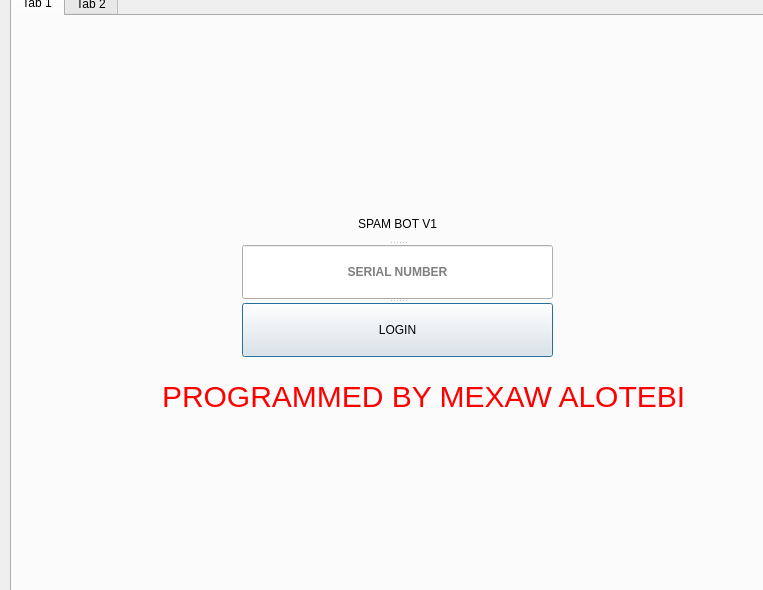
<?xml version="1.0" encoding="UTF-8"?>
<ui version="4.0">
 <class>Dialog</class>
 <widget class="QDialog" name="Dialog">
  <property name="geometry">
   <rect>
    <x>0</x>
    <y>0</y>
    <width>763</width>
    <height>590</height>
   </rect>
  </property>
  <property name="windowTitle">
   <string>Dialog</string>
  </property>
  <property name="styleSheet">
   <string notr="true">/*
 * The MIT License (MIT)
 *
 * Copyright (c) &lt;2013-2014&gt; &lt;Colin Duquesnoy&gt;
 *
 * Permission is hereby granted, free of charge, to any person obtaining a copy
 * of this software and associated documentation files (the &quot;Software&quot;), to deal
 * in the Software without restriction, including without limitation the rights
 * to use, copy, modify, merge, publish, distribute, sublicense, and/or sell
 * copies of the Software, and to permit persons to whom the Software is
 * furnished to do so, subject to the following conditions:

 * The above copyright notice and this permission notice shall be included in
 * all copies or substantial portions of the Software.

 * THE SOFTWARE IS PROVIDED &quot;AS IS&quot;, WITHOUT WARRANTY OF ANY KIND, EXPRESS OR
 * IMPLIED, INCLUDING BUT NOT LIMITED TO THE WARRANTIES OF MERCHANTABILITY,
 * FITNESS FOR A PARTICULAR PURPOSE AND NONINFRINGEMENT. IN NO EVENT SHALL THE
 * AUTHORS OR COPYRIGHT HOLDERS BE LIABLE FOR ANY CLAIM, DAMAGES OR OTHER
 * LIABILITY, WHETHER IN AN ACTION OF CONTRACT, TORT OR OTHERWISE, ARISING FROM,
 * OUT OF OR IN CONNECTION WITH THE SOFTWARE OR THE USE OR OTHER DEALINGS IN
 * THE SOFTWARE.
 */

QProgressBar:horizontal {
    border: 1px solid #3A3939;
    text-align: center;
    padding: 1px;
    background: #201F1F;
}
QProgressBar::chunk:horizontal {
    background-color: qlineargradient(spread:reflect, x1:1, y1:0.545, x2:1, y2:0, stop:0 rgba(28, 66, 111, 255), stop:1 rgba(37, 87, 146, 255));
}

QToolTip
{
    border: 1px solid #3A3939;
    background-color: rgb(90, 102, 117);;
    color: white;
    padding: 1px;
    opacity: 200;
}

QWidget
{
    color: silver;
    background-color: #302F2F;
    selection-background-color:#3d8ec9;
    selection-color: black;
    background-clip: border;
    border-image: none;
    outline: 0;
}

QWidget:item:hover
{
    background-color: #78879b;
    color: black;
}

QWidget:item:selected
{
    background-color: #3d8ec9;
}

QCheckBox
{
    spacing: 5px;
    outline: none;
    color: #bbb;
    margin-bottom: 2px;
}

QCheckBox:disabled
{
    color: #777777;
}
QCheckBox::indicator,
QGroupBox::indicator
{
    width: 18px;
    height: 18px;
}
QGroupBox::indicator
{
    margin-left: 2px;
}

QCheckBox::indicator:unchecked,
QCheckBox::indicator:unchecked:hover,
QGroupBox::indicator:unchecked,
QGroupBox::indicator:unchecked:hover
{
    image: url(:/dark_blue/img/checkbox_unchecked.png);
}

QCheckBox::indicator:unchecked:focus,
QCheckBox::indicator:unchecked:pressed,
QGroupBox::indicator:unchecked:focus,
QGroupBox::indicator:unchecked:pressed
{
  border: none;
    image: url(:/dark_blue/img/checkbox_unchecked_focus.png);
}

QCheckBox::indicator:checked,
QCheckBox::indicator:checked:hover,
QGroupBox::indicator:checked,
QGroupBox::indicator:checked:hover
{
    image: url(:/dark_blue/img/checkbox_checked.png);
}

QCheckBox::indicator:checked:focus,
QCheckBox::indicator:checked:pressed,
QGroupBox::indicator:checked:focus,
QGroupBox::indicator:checked:pressed
{
  border: none;
    image: url(:/dark_blue/img/checkbox_checked_focus.png);
}

QCheckBox::indicator:indeterminate,
QCheckBox::indicator:indeterminate:hover,
QCheckBox::indicator:indeterminate:pressed
QGroupBox::indicator:indeterminate,
QGroupBox::indicator:indeterminate:hover,
QGroupBox::indicator:indeterminate:pressed
{
    image: url(:/dark_blue/img/checkbox_indeterminate.png);
}

QCheckBox::indicator:indeterminate:focus,
QGroupBox::indicator:indeterminate:focus
{
    image: url(:/dark_blue/img/checkbox_indeterminate_focus.png);
}

QCheckBox::indicator:checked:disabled,
QGroupBox::indicator:checked:disabled
{
    image: url(:/dark_blue/img/checkbox_checked_disabled.png);
}

QCheckBox::indicator:unchecked:disabled,
QGroupBox::indicator:unchecked:disabled
{
    image: url(:/dark_blue/img/checkbox_unchecked_disabled.png);
}




QMenuBar
{
    background-color: #302F2F;
    color: silver;
}

QMenuBar::item
{
    background: transparent;
}

QMenuBar::item:selected
{
    background: transparent;
    border: 1px solid #3A3939;
}

QMenuBar::item:pressed
{
    border: 1px solid #3A3939;
    background-color: #3d8ec9;
    color: black;
    margin-bottom:-1px;
    padding-bottom:1px;
}

QMenu
{
    border: 1px solid #3A3939;
    color: silver;
    margin: 1px;
}

QMenu::icon
{
    margin: 1px;
}

QMenu::item
{
    padding: 2px 2px 2px 25px;
    margin-left: 5px;
    border: 1px solid transparent; /* reserve space for selection border */
}

QMenu::item:selected
{
    color: black;
}

QMenu::separator {
    height: 2px;
    background: lightblue;
    margin-left: 10px;
    margin-right: 5px;
}

QMenu::indicator {
    width: 16px;
    height: 16px;
}

/* non-exclusive indicator = check box style indicator
   (see QActionGroup::setExclusive) */
QMenu::indicator:non-exclusive:unchecked {
    image: url(:/dark_blue/img/checkbox_unchecked.png);
}

QMenu::indicator:non-exclusive:unchecked:selected {
    image: url(:/dark_blue/img/checkbox_unchecked_disabled.png);
}

QMenu::indicator:non-exclusive:checked {
    image: url(:/dark_blue/img/checkbox_checked.png);
}

QMenu::indicator:non-exclusive:checked:selected {
    image: url(:/dark_blue/img/checkbox_checked_disabled.png);
}

/* exclusive indicator = radio button style indicator (see QActionGroup::setExclusive) */
QMenu::indicator:exclusive:unchecked {
    image: url(:/dark_blue/img/radio_unchecked.png);
}

QMenu::indicator:exclusive:unchecked:selected {
    image: url(:/dark_blue/img/radio_unchecked_disabled.png);
}

QMenu::indicator:exclusive:checked {
    image: url(:/dark_blue/img/radio_checked.png);
}

QMenu::indicator:exclusive:checked:selected {
    image: url(:/dark_blue/img/radio_checked_disabled.png);
}

QMenu::right-arrow {
    margin: 5px;
    image: url(:/dark_blue/img/right_arrow.png)
}


QWidget:disabled
{
    color: #808080;
    background-color: #302F2F;
}

QAbstractItemView
{
    alternate-background-color: #3A3939;
    color: silver;
    border: 1px solid 3A3939;
    border-radius: 2px;
    padding: 1px;
}

QWidget:focus, QMenuBar:focus
{
    border: 1px solid #78879b;
}

QTabWidget:focus, QCheckBox:focus, QRadioButton:focus, QSlider:focus
{
    border: none;
}

QLineEdit
{
    background-color: #201F1F;
    padding: 2px;
    border-style: solid;
    border: 1px solid #3A3939;
    border-radius: 2px;
    color: silver;
}

QGroupBox {
    border:1px solid #3A3939;
    border-radius: 2px;
    margin-top: 20px;
    background-color: #302F2F;
    color: silver;
}

QGroupBox::title {
    subcontrol-origin: margin;
    subcontrol-position: top center;
    padding-left: 10px;
    padding-right: 10px;
    padding-top: 10px;
}

QAbstractScrollArea
{
    border-radius: 2px;
    border: 1px solid #3A3939;
    background-color: transparent;
}

QScrollBar:horizontal
{
    height: 15px;
    margin: 3px 15px 3px 15px;
    border: 1px transparent #2A2929;
    border-radius: 4px;
    background-color: #2A2929;
}

QScrollBar::handle:horizontal
{
    background-color: #605F5F;
    min-width: 5px;
    border-radius: 4px;
}

QScrollBar::add-line:horizontal
{
    margin: 0px 3px 0px 3px;
    border-image: url(:/dark_blue/img/right_arrow_disabled.png);
    width: 10px;
    height: 10px;
    subcontrol-position: right;
    subcontrol-origin: margin;
}

QScrollBar::sub-line:horizontal
{
    margin: 0px 3px 0px 3px;
    border-image: url(:/dark_blue/img/left_arrow_disabled.png);
    height: 10px;
    width: 10px;
    subcontrol-position: left;
    subcontrol-origin: margin;
}

QScrollBar::add-line:horizontal:hover,QScrollBar::add-line:horizontal:on
{
    border-image: url(:/dark_blue/img/right_arrow.png);
    height: 10px;
    width: 10px;
    subcontrol-position: right;
    subcontrol-origin: margin;
}


QScrollBar::sub-line:horizontal:hover, QScrollBar::sub-line:horizontal:on
{
    border-image: url(:/dark_blue/img/left_arrow.png);
    height: 10px;
    width: 10px;
    subcontrol-position: left;
    subcontrol-origin: margin;
}

QScrollBar::up-arrow:horizontal, QScrollBar::down-arrow:horizontal
{
    background: none;
}


QScrollBar::add-page:horizontal, QScrollBar::sub-page:horizontal
{
    background: none;
}

QScrollBar:vertical
{
    background-color: #2A2929;
    width: 15px;
    margin: 15px 3px 15px 3px;
    border: 1px transparent #2A2929;
    border-radius: 4px;
}

QScrollBar::handle:vertical
{
    background-color: #605F5F;
    min-height: 5px;
    border-radius: 4px;
}

QScrollBar::sub-line:vertical
{
    margin: 3px 0px 3px 0px;
    border-image: url(:/dark_blue/img/up_arrow_disabled.png);
    height: 10px;
    width: 10px;
    subcontrol-position: top;
    subcontrol-origin: margin;
}

QScrollBar::add-line:vertical
{
    margin: 3px 0px 3px 0px;
    border-image: url(:/dark_blue/img/down_arrow_disabled.png);
    height: 10px;
    width: 10px;
    subcontrol-position: bottom;
    subcontrol-origin: margin;
}

QScrollBar::sub-line:vertical:hover,QScrollBar::sub-line:vertical:on
{

    border-image: url(:/dark_blue/img/up_arrow.png);
    height: 10px;
    width: 10px;
    subcontrol-position: top;
    subcontrol-origin: margin;
}


QScrollBar::add-line:vertical:hover, QScrollBar::add-line:vertical:on
{
    border-image: url(:/dark_blue/img/down_arrow.png);
    height: 10px;
    width: 10px;
    subcontrol-position: bottom;
    subcontrol-origin: margin;
}

QScrollBar::up-arrow:vertical, QScrollBar::down-arrow:vertical
{
    background: none;
}


QScrollBar::add-page:vertical, QScrollBar::sub-page:vertical
{
    background: none;
}

QTextEdit
{
    background-color: #201F1F;
    color: silver;
    border: 1px solid #3A3939;
}

QPlainTextEdit
{
    background-color: #201F1F;;
    color: silver;
    border-radius: 2px;
    border: 1px solid #3A3939;
}

QHeaderView::section
{
    background-color: #3A3939;
    color: silver;
    padding-left: 4px;
    border: 1px solid #6c6c6c;
}

QSizeGrip {
    image: url(:/dark_blue/img/sizegrip.png);
    width: 12px;
    height: 12px;
}

QMainWindow
{
    background-color: #302F2F;

}

QMainWindow::separator
{
    background-color: #302F2F;
    color: white;
    padding-left: 4px;
    spacing: 2px;
    border: 1px dashed #3A3939;
}

QMainWindow::separator:hover
{

    background-color: #787876;
    color: white;
    padding-left: 4px;
    border: 1px solid #3A3939;
    spacing: 2px;
}


QMenu::separator
{
    height: 1px;
    background-color: #3A3939;
    color: white;
    padding-left: 4px;
    margin-left: 10px;
    margin-right: 5px;
}


QFrame
{
    border-radius: 2px;
    border: 1px solid #444;
}

QFrame[frameShape=&quot;0&quot;]
{
    border-radius: 2px;
    border: 1px transparent #444;
}

QStackedWidget
{
    background-color: #302F2F;
    border: 1px transparent black;
}

QToolBar {
    border: 1px transparent #393838;
    background: 1px solid #302F2F;
    font-weight: bold;
}

QToolBar::handle:horizontal {
    image: url(:/dark_blue/img/Hmovetoolbar.png);
}
QToolBar::handle:vertical {
    image: url(:/dark_blue/img/Vmovetoolbar.png);
}
QToolBar::separator:horizontal {
    image: url(:/dark_blue/img/Hsepartoolbar.png);
}
QToolBar::separator:vertical {
    image: url(:/dark_blue/img/Vsepartoolbars.png);
}

QPushButton
{
    color: silver;
    background-color: #302F2F;
    border-width: 2px;
    border-color: #4A4949;
    border-style: solid;
    padding-top: 2px;
    padding-bottom: 2px;
    padding-left: 10px;
    padding-right: 10px;
    border-radius: 4px;
    /* outline: none; */
    /* min-width: 40px; */
}

QPushButton:disabled
{
    background-color: #302F2F;
    border-width: 2px;
    border-color: #3A3939;
    border-style: solid;
    padding-top: 2px;
    padding-bottom: 2px;
    padding-left: 10px;
    padding-right: 10px;
    /*border-radius: 2px;*/
    color: #808080;
}

QPushButton:focus {
    background-color: #3d8ec9;
    color: white;
}

QComboBox
{
    selection-background-color: #3d8ec9;
    background-color: #201F1F;
    border-style: solid;
    border: 1px solid #3A3939;
    border-radius: 2px;
    padding: 2px;
    min-width: 75px;
}

QPushButton:checked{
    background-color: #4A4949;
    border-color: #6A6969;
}

QPushButton:hover {
    border: 2px solid #78879b;
    color: silver;
}

QComboBox:hover, QAbstractSpinBox:hover,QLineEdit:hover,QTextEdit:hover,QPlainTextEdit:hover,QAbstractView:hover,QTreeView:hover
{
    border: 1px solid #78879b;
    color: silver;
}

QComboBox:on
{
    background-color: #626873;
    padding-top: 3px;
    padding-left: 4px;
    selection-background-color: #4a4a4a;
}

QComboBox QAbstractItemView
{
    background-color: #201F1F;
    border-radius: 2px;
    border: 1px solid #444;
    selection-background-color: #3d8ec9;
    color: silver;
}

QComboBox::drop-down
{
    subcontrol-origin: padding;
    subcontrol-position: top right;
    width: 15px;

    border-left-width: 0px;
    border-left-color: darkgray;
    border-left-style: solid;
    border-top-right-radius: 3px;
    border-bottom-right-radius: 3px;
}

QComboBox::down-arrow
{
    image: url(:/dark_blue/img/down_arrow_disabled.png);
}

QComboBox::down-arrow:on, QComboBox::down-arrow:hover,
QComboBox::down-arrow:focus
{
    image: url(:/dark_blue/img/down_arrow.png);
}

QPushButton:pressed
{
    background-color: #484846;
}

QAbstractSpinBox {
    padding-top: 2px;
    padding-bottom: 2px;
    border: 1px solid #3A3939;
    background-color: #201F1F;
    color: silver;
    border-radius: 2px;
    min-width: 75px;
}

QAbstractSpinBox:up-button
{
    background-color: transparent;
    subcontrol-origin: border;
    subcontrol-position: top right;
}

QAbstractSpinBox:down-button
{
    background-color: transparent;
    subcontrol-origin: border;
    subcontrol-position: bottom right;
}

QAbstractSpinBox::up-arrow,QAbstractSpinBox::up-arrow:disabled,QAbstractSpinBox::up-arrow:off {
    image: url(:/dark_blue/img/up_arrow_disabled.png);
    width: 10px;
    height: 10px;
}
QAbstractSpinBox::up-arrow:hover
{
    image: url(:/dark_blue/img/up_arrow.png);
}


QAbstractSpinBox::down-arrow,QAbstractSpinBox::down-arrow:disabled,QAbstractSpinBox::down-arrow:off
{
    image: url(:/dark_blue/img/down_arrow_disabled.png);
    width: 10px;
    height: 10px;
}
QAbstractSpinBox::down-arrow:hover
{
    image: url(:/dark_blue/img/down_arrow.png);
}


QLabel
{
    border: 0px solid black;
}

QTabWidget{
    border: 1px transparent black;
}

QTabWidget::pane {
    border: 1px solid #444;
    border-radius: 3px;
    padding: 3px;
}

QTabBar
{
    qproperty-drawBase: 0;
    left: 5px; /* move to the right by 5px */
}

QTabBar:focus
{
    border: 0px transparent black;
}

QTabBar::close-button  {
    image: url(:/dark_blue/img/close.png);
    background: transparent;
}

QTabBar::close-button:hover
{
    image: url(:/dark_blue/img/close-hover.png);
    background: transparent;
}

QTabBar::close-button:pressed {
    image: url(:/dark_blue/img/close-pressed.png);
    background: transparent;
}

/* TOP TABS */
QTabBar::tab:top {
    color: #b1b1b1;
    border: 1px solid #4A4949;
    border-bottom: 1px transparent black;
    background-color: #302F2F;
    padding: 5px;
    border-top-left-radius: 2px;
    border-top-right-radius: 2px;
}

QTabBar::tab:top:!selected
{
    color: #b1b1b1;
    background-color: #201F1F;
    border: 1px transparent #4A4949;
    border-bottom: 1px transparent #4A4949;
    border-top-left-radius: 0px;
    border-top-right-radius: 0px;
}

QTabBar::tab:top:!selected:hover {
    background-color: #48576b;
}

/* BOTTOM TABS */
QTabBar::tab:bottom {
    color: #b1b1b1;
    border: 1px solid #4A4949;
    border-top: 1px transparent black;
    background-color: #302F2F;
    padding: 5px;
    border-bottom-left-radius: 2px;
    border-bottom-right-radius: 2px;
}

QTabBar::tab:bottom:!selected
{
    color: #b1b1b1;
    background-color: #201F1F;
    border: 1px transparent #4A4949;
    border-top: 1px transparent #4A4949;
    border-bottom-left-radius: 0px;
    border-bottom-right-radius: 0px;
}

QTabBar::tab:bottom:!selected:hover {
    background-color: #78879b;
}

/* LEFT TABS */
QTabBar::tab:left {
    color: #b1b1b1;
    border: 1px solid #4A4949;
    border-left: 1px transparent black;
    background-color: #302F2F;
    padding: 5px;
    border-top-right-radius: 2px;
    border-bottom-right-radius: 2px;
}

QTabBar::tab:left:!selected
{
    color: #b1b1b1;
    background-color: #201F1F;
    border: 1px transparent #4A4949;
    border-right: 1px transparent #4A4949;
    border-top-right-radius: 0px;
    border-bottom-right-radius: 0px;
}

QTabBar::tab:left:!selected:hover {
    background-color: #48576b;
}


/* RIGHT TABS */
QTabBar::tab:right {
    color: #b1b1b1;
    border: 1px solid #4A4949;
    border-right: 1px transparent black;
    background-color: #302F2F;
    padding: 5px;
    border-top-left-radius: 2px;
    border-bottom-left-radius: 2px;
}

QTabBar::tab:right:!selected
{
    color: #b1b1b1;
    background-color: #201F1F;
    border: 1px transparent #4A4949;
    border-right: 1px transparent #4A4949;
    border-top-left-radius: 0px;
    border-bottom-left-radius: 0px;
}

QTabBar::tab:right:!selected:hover {
    background-color: #48576b;
}

QTabBar QToolButton::right-arrow:enabled {
     image: url(:/dark_blue/img/right_arrow.png);
 }

 QTabBar QToolButton::left-arrow:enabled {
     image: url(:/dark_blue/img/left_arrow.png);
 }

QTabBar QToolButton::right-arrow:disabled {
     image: url(:/dark_blue/img/right_arrow_disabled.png);
 }

 QTabBar QToolButton::left-arrow:disabled {
     image: url(:/dark_blue/img/left_arrow_disabled.png);
 }


QDockWidget {
    border: 1px solid #403F3F;
    titlebar-close-icon: url(:/dark_blue/img/close.png);
    titlebar-normal-icon: url(:/dark_blue/img/undock.png);
}

QDockWidget::close-button, QDockWidget::float-button {
    border: 1px solid transparent;
    border-radius: 2px;
    background: transparent;
}

QDockWidget::close-button:hover, QDockWidget::float-button:hover {
    background: rgba(255, 255, 255, 10);
}

QDockWidget::close-button:pressed, QDockWidget::float-button:pressed {
    padding: 1px -1px -1px 1px;
    background: rgba(255, 255, 255, 10);
}

QTreeView, QListView, QTextBrowser, AtLineEdit, AtLineEdit::hover {
    border: 1px solid #444;
    background-color: silver;
    border-radius: 3px;
    margin-left: 3px;
    color: black;
}

QTreeView:branch:selected, QTreeView:branch:hover {
    background: url(:/dark_blue/img/transparent.png);
}

QTreeView::branch:has-siblings:!adjoins-item {
    border-image: url(:/dark_blue/img/transparent.png);
}

QTreeView::branch:has-siblings:adjoins-item {
    border-image: url(:/dark_blue/img/transparent.png);
}

QTreeView::branch:!has-children:!has-siblings:adjoins-item {
    border-image: url(:/dark_blue/img/transparent.png);
}

QTreeView::branch:has-children:!has-siblings:closed,
QTreeView::branch:closed:has-children:has-siblings {
    image: url(:/dark_blue/img/branch_closed.png);
}

QTreeView::branch:open:has-children:!has-siblings,
QTreeView::branch:open:has-children:has-siblings  {
    image: url(:/dark_blue/img/branch_open.png);
}

QTreeView::branch:has-children:!has-siblings:closed:hover,
QTreeView::branch:closed:has-children:has-siblings:hover {
    image: url(:/dark_blue/img/branch_closed-on.png);
    }

QTreeView::branch:open:has-children:!has-siblings:hover,
QTreeView::branch:open:has-children:has-siblings:hover  {
    image: url(:/dark_blue/img/branch_open-on.png);
    }

QListView::item:!selected:hover, QListView::item:!selected:hover, QTreeView::item:!selected:hover  {
    background: rgba(0, 0, 0, 0);
    outline: 0;
    color: #FFFFFF
}

QListView::item:selected:hover, QListView::item:selected:hover, QTreeView::item:selected:hover  {
    background: #3d8ec9;
    color: #FFFFFF;
}

QSlider::groove:horizontal {
    border: 1px solid #3A3939;
    height: 8px;
    background: #201F1F;
    margin: 2px 0;
    border-radius: 2px;
}

QSlider::handle:horizontal {
    background: QLinearGradient( x1: 0, y1: 0, x2: 0, y2: 1,
      stop: 0.0 silver, stop: 0.2 #a8a8a8, stop: 1 #727272);
    border: 1px solid #3A3939;
    width: 14px;
    height: 14px;
    margin: -4px 0;
    border-radius: 2px;
}

QSlider::groove:vertical {
    border: 1px solid #3A3939;
    width: 8px;
    background: #201F1F;
    margin: 0 0px;
    border-radius: 2px;
}

QSlider::handle:vertical {
    background: QLinearGradient( x1: 0, y1: 0, x2: 0, y2: 1, stop: 0.0 silver,
    stop: 0.2 #a8a8a8, stop: 1 #727272);
    border: 1px solid #3A3939;
    width: 14px;
    height: 14px;
    margin: 0 -4px;
    border-radius: 2px;
}

QToolButton {
    /*  background-color: transparent; */
    border: 2px transparent #4A4949;
    border-radius: 4px;
    background-color: dimgray;
    margin: 2px;
    padding: 2px;
}

QToolButton[popupMode=&quot;1&quot;] { /* only for MenuButtonPopup */
 padding-right: 20px; /* make way for the popup button */
 border: 2px transparent #4A4949;
 border-radius: 4px;
}

QToolButton[popupMode=&quot;2&quot;] { /* only for InstantPopup */
 padding-right: 10px; /* make way for the popup button */
 border: 2px transparent #4A4949;
}


QToolButton:hover, QToolButton::menu-button:hover {
    border: 2px solid #78879b;
}

QToolButton:checked, QToolButton:pressed,
    QToolButton::menu-button:pressed {
    background-color: #4A4949;
    border: 2px solid #78879b;
}

/* the subcontrol below is used only in the InstantPopup or DelayedPopup mode */
QToolButton::menu-indicator {
    image: url(:/dark_blue/img/down_arrow.png);
    top: -7px; left: -2px; /* shift it a bit */
}

/* the subcontrols below are used only in the MenuButtonPopup mode */
QToolButton::menu-button {
    border: 1px transparent #4A4949;
    border-top-right-radius: 6px;
    border-bottom-right-radius: 6px;
    /* 16px width + 4px for border = 20px allocated above */
    width: 16px;
    outline: none;
}

QToolButton::menu-arrow {
    image: url(:/dark_blue/img/down_arrow.png);
}

QToolButton::menu-arrow:open {
    top: 1px; left: 1px; /* shift it a bit */
    border: 1px solid #3A3939;
}

QPushButton::menu-indicator  {
    subcontrol-origin: padding;
    subcontrol-position: bottom right;
    left: 4px;
}

QTableView
{
    border: 1px solid #444;
    gridline-color: #6c6c6c;
    background-color: #201F1F;
}


QTableView, QHeaderView
{
    border-radius: 0px;
}

QTableView::item:pressed, QListView::item:pressed, QTreeView::item:pressed  {
    background: #78879b;
    color: #FFFFFF;
}

QTableView::item:selected:active, QTreeView::item:selected:active, QListView::item:selected:active  {
    background: #3d8ec9;
    color: #FFFFFF;
}


QHeaderView
{
    border: 1px transparent;
    border-radius: 2px;
    margin: 0px;
    padding: 0px;
}

QHeaderView::section  {
    background-color: #3A3939;
    color: silver;
    padding: 4px;
    border: 1px solid #6c6c6c;
    border-radius: 0px;
    text-align: center;
}

QHeaderView::section::vertical::first, QHeaderView::section::vertical::only-one
{
    border-top: 1px solid #6c6c6c;
}

QHeaderView::section::vertical
{
    border-top: transparent;
}

QHeaderView::section::horizontal::first, QHeaderView::section::horizontal::only-one
{
    border-left: 1px solid #6c6c6c;
}

QHeaderView::section::horizontal
{
    border-left: transparent;
}


QHeaderView::section:checked
 {
    color: white;
    background-color: #5A5959;
 }

 /* style the sort indicator */
QHeaderView::down-arrow {
    image: url(:/dark_blue/img/down_arrow.png);
}

QHeaderView::up-arrow {
    image: url(:/dark_blue/img/up_arrow.png);
}


QTableCornerButton::section {
    background-color: #3A3939;
    border: 1px solid #3A3939;
    border-radius: 2px;
}

QToolBox  {
    padding: 3px;
    border: 1px transparent black;
}

QToolBox::tab {
    color: #b1b1b1;
    background-color: #302F2F;
    border: 1px solid #4A4949;
    border-bottom: 1px transparent #302F2F;
    border-top-left-radius: 5px;
    border-top-right-radius: 5px;
}

 QToolBox::tab:selected { /* italicize selected tabs */
    font: italic;
    background-color: #302F2F;
    border-color: #3d8ec9;
 }

QStatusBar::item {
    border: 1px solid #3A3939;
    border-radius: 2px;
 }


QFrame[height=&quot;3&quot;], QFrame[width=&quot;3&quot;] {
    background-color: #AAA;
}


QSplitter::handle {
    border: 1px dashed #3A3939;
}

QSplitter::handle:hover {
    background-color: #787876;
    border: 1px solid #3A3939;
}

QSplitter::handle:horizontal {
    width: 1px;
}

QSplitter::handle:vertical {
    height: 1px;
}

QListWidget {
    background-color: silver;
    border-radius: 5px;
    margin-left: 5px;
}

QListWidget::item {
    color: black;
}

QMessageBox {
    messagebox-critical-icon	: url(:/dark_blue/img/critical.png);
    messagebox-information-icon	: url(:/dark_blue/img/information.png);
    messagebox-question-icon	: url(:/dark_blue/img/question.png);
    messagebox-warning-icon:    : url(:/dark_blue/img/warning.png);
}

ColorButton::enabled {
    border-radius: 0px;
    border: 1px solid #444444;
}

ColorButton::disabled {
    border-radius: 0px;
    border: 1px solid #AAAAAA;
}</string>
  </property>
  <widget class="QTabWidget" name="tabWidget">
   <property name="geometry">
    <rect>
     <x>10</x>
     <y>-10</y>
     <width>771</width>
     <height>631</height>
    </rect>
   </property>
   <property name="currentIndex">
    <number>0</number>
   </property>
   <widget class="QWidget" name="tab">
    <attribute name="title">
     <string>Tab 1</string>
    </attribute>
    <widget class="QLabel" name="label">
     <property name="geometry">
      <rect>
       <x>150</x>
       <y>360</y>
       <width>531</width>
       <height>41</height>
      </rect>
     </property>
     <property name="styleSheet">
      <string notr="true">color:red;font-size:30px;</string>
     </property>
     <property name="text">
      <string>PROGRAMMED BY MEXAW ALOTEBI</string>
     </property>
    </widget>
    <widget class="QSplitter" name="splitter">
     <property name="geometry">
      <rect>
       <x>230</x>
       <y>190</y>
       <width>311</width>
       <height>151</height>
      </rect>
     </property>
     <property name="orientation">
      <enum>Qt::Vertical</enum>
     </property>
     <widget class="QLabel" name="label_2">
      <property name="text">
       <string>SPAM BOT V1</string>
      </property>
      <property name="alignment">
       <set>Qt::AlignCenter</set>
      </property>
     </widget>
     <widget class="QLineEdit" name="lineEdit">
      <property name="sizePolicy">
       <sizepolicy hsizetype="Ignored" vsizetype="Ignored">
        <horstretch>0</horstretch>
        <verstretch>0</verstretch>
       </sizepolicy>
      </property>
      <property name="font">
       <font>
        <family>Arial</family>
        <weight>75</weight>
        <bold>true</bold>
       </font>
      </property>
      <property name="alignment">
       <set>Qt::AlignCenter</set>
      </property>
      <property name="placeholderText">
       <string>SERIAL NUMBER</string>
      </property>
      <property name="clearButtonEnabled">
       <bool>true</bool>
      </property>
     </widget>
     <widget class="QPushButton" name="pushButton">
      <property name="text">
       <string>LOGIN</string>
      </property>
     </widget>
    </widget>
   </widget>
   <widget class="QWidget" name="tab_2">
    <attribute name="title">
     <string>Tab 2</string>
    </attribute>
    <widget class="QWidget" name="">
     <property name="geometry">
      <rect>
       <x>190</x>
       <y>190</y>
       <width>251</width>
       <height>201</height>
      </rect>
     </property>
     <layout class="QGridLayout" name="gridLayout">
      <item row="0" column="0">
       <widget class="QLabel" name="label_3">
        <property name="text">
         <string>Attempts</string>
        </property>
       </widget>
      </item>
      <item row="0" column="1">
       <widget class="QLabel" name="label_4">
        <property name="text">
         <string>Attempts</string>
        </property>
       </widget>
      </item>
      <item row="1" column="0" colspan="2">
       <widget class="QPushButton" name="pushButton_2">
        <property name="text">
         <string>start</string>
        </property>
       </widget>
      </item>
     </layout>
    </widget>
   </widget>
  </widget>
 </widget>
 <resources/>
 <connections/>
</ui>
